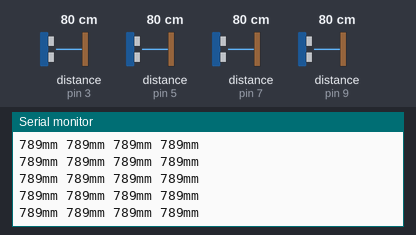
A sketch run on a simulated Arduino Uno, built with avr-gcc and run on an emulated ATmega328P. Shown: the last lines printed to the serial monitor. Wiring (inferred from the names in the program): 4 × ultrasonic range finder: trigger pin 2, echo pin 3 / trigger pin 4, echo pin 5 / trigger pin 6, echo pin 7 / trigger pin 8, echo pin 9. Inputs (shaded band) come from the test bench; at power-on: distance to the obstacle (sensors on pin 3, pin 5, pin 7, pin 9) 80 cm. The echo pulse lasts 58.3 µs per cm.

Above: at 1.2 s.
1.3 s: distance to the obstacle (sensor on pin 3) set to 4 cm
At 1.47 s:
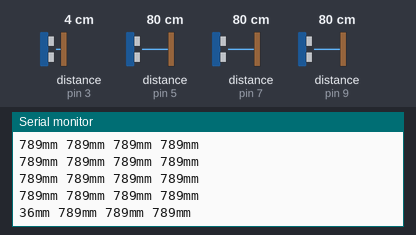
4.3 s: distance to the obstacle (sensor on pin 5) set to 60 cm
At 4.39 s:
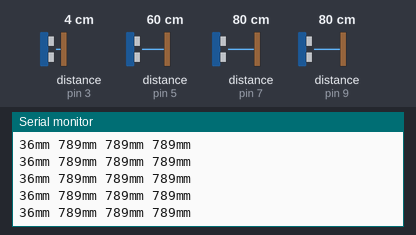
7.3 s: distance to the obstacle (sensor on pin 7) set to 2 cm
At 7.4 s:
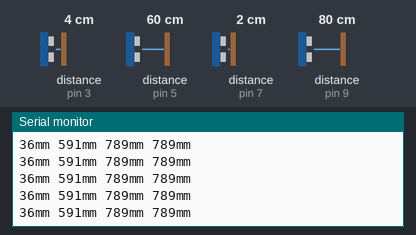
10.3 s: distance to the obstacle (sensor on pin 9) set to 4 cm
At 10.4 s:
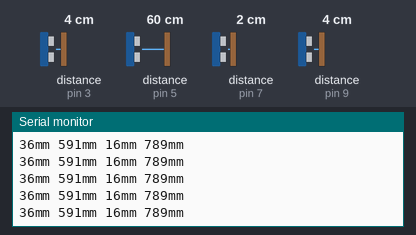
13.3 s: distance to the obstacle (sensor on pin 3) set to 9 cm
At 13.39 s:
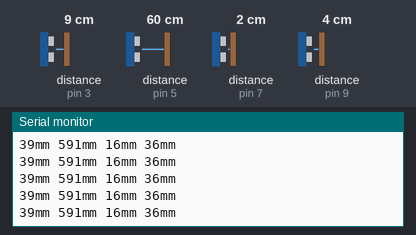
16.3 s: distance to the obstacle (sensor on pin 5) set to 2 cm
At 16.39 s:
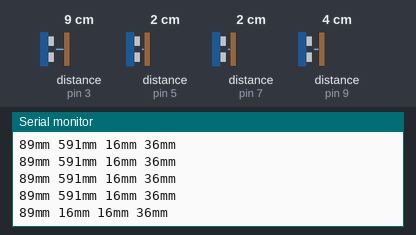
Timing chart, 0 to 19.3 s (numbered marks = the images above; inputs shaded):
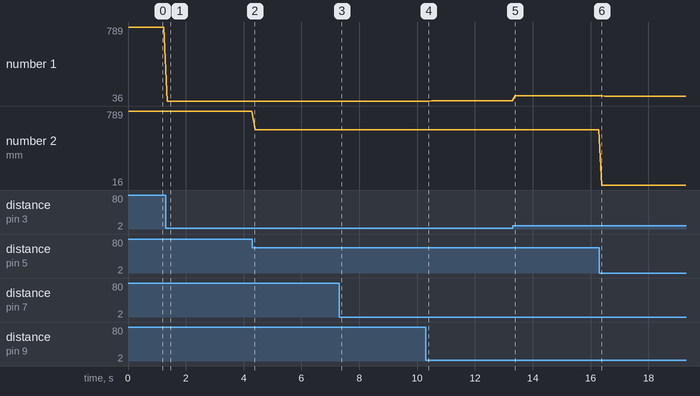

The sketch:

ultrasonic_4_fw.ino
```cpp
/*
HC-SR04 초음파 센서
*/

int trig[4]={2,4,6,8}; //트리거 핀
int echo[4]={3,5,7,9}; //에코 핀
long distance[4];  //거리 담기

void setup() {

   Serial.begin(9600);     // 통신속도 9600bps로 시리얼 통신 시작

   //4개 모두 선언해주기
   for(int i=0; i<4; i++){
    pinMode(trig[i], OUTPUT);  // 트리거 핀을 출력으로 선언
    pinMode(echo[i], INPUT);   // 에코핀을 입력으로 선언
  }
}

void connect_pin(){
  long duration;

  //4개 모두 선언해주기
  for(int i=0; i<4; i++){
    digitalWrite(trig[i], LOW);  // Trig 핀 Low
    delayMicroseconds(2);     // 2us 딜레이
    digitalWrite(trig[i], HIGH); // Trig 핀 High
    delayMicroseconds(10);    // 10us 딜레이
    digitalWrite(trig[i], LOW);  // Trig 핀 Low

  // pulseln() 함수는 핀에서 펄스신호를 읽어서 마이크로초 단위로 반환
    duration = pulseIn(echo[i], HIGH);
    distance[i] = duration * 170 / 1000; // 왕복시간이므로 340m를 2로 나누어 170 곱하
    }

  }

void loop() {

  //한번 회전 할 때마다 값 얻어오기
  connect_pin();

  // 각 거리를 시리얼 모니터에 출력
  Serial.print(distance[0]);
  Serial.print("mm ");
  Serial.print(distance[1]);
  Serial.print("mm ");
  Serial.print(distance[2]);
  Serial.print("mm ");
  Serial.print(distance[3]);
  Serial.println("mm ");
  delay(100);
}
```

Measured:
- after the input at 1.3 s, the serial monitor: prints a new line after 0.05 s (image 1)
- after the input at 16.3 s, the serial monitor: prints a new line after 0.09 s (image 6)
- plotted number 1: 789 → 36 after the input at 1.3 s, 36 → 39 after the input at 10.3 s, 39 → 89 after the input at 13.3 s, 89 → 86 after the input at 16.3 s
- plotted number 2: 789 → 591 after the input at 4.3 s
